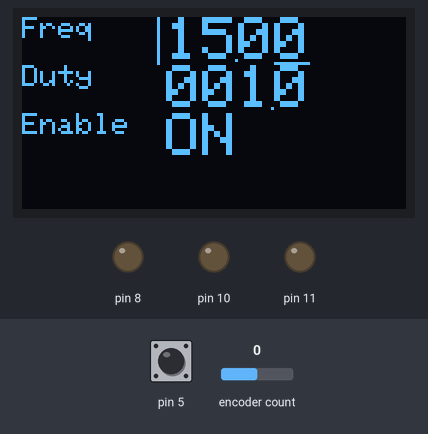
Bench run of a sketch on a simulated Arduino Uno, built with avr-gcc and run on an emulated ATmega328P. On the bench: 128×64 one-colour display, output pins drawn as LEDs (lit = HIGH). Inputs (shaded band) come from the test bench; at power-on: encoder count 0, pin 5 HIGH. EEPROM starts erased; pins used as bus, display or sensor lines are not drawn.

Above: at 1.3 s.
1.4 s: encoder count set to 1
At 1.8 s:
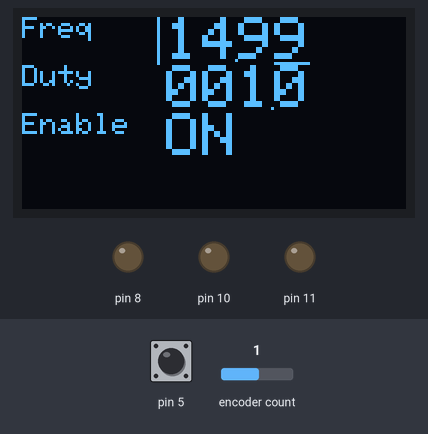
2.9 s: pin 5 pulled LOW for 0.15 s
At 4.1 s:
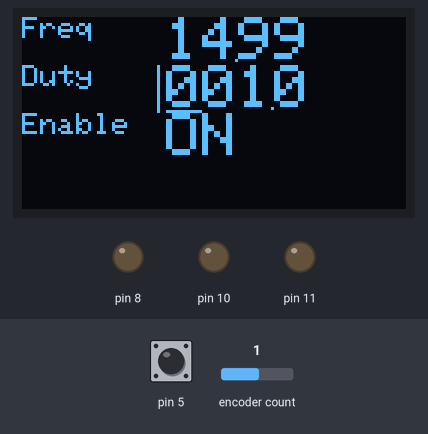
4.5 s: pin 5 pulled LOW for 1 s
At 5.4 s:
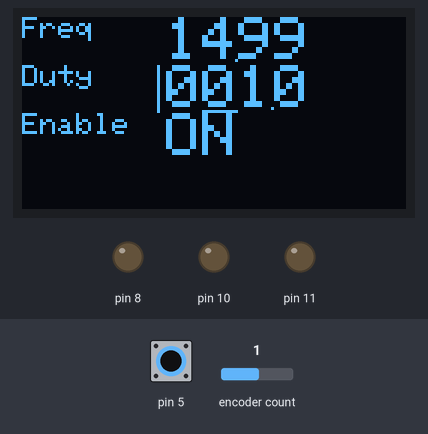
7.0 s: encoder count set to 2
At 7.3 s:
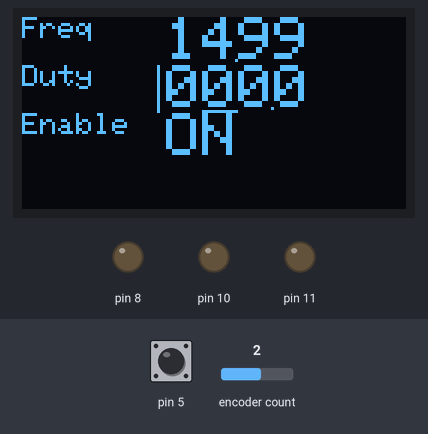
8.5 s: pin 5 pulsed LOW 5 times (0.12 s each, 0.3 s apart)
At 9.27 s:
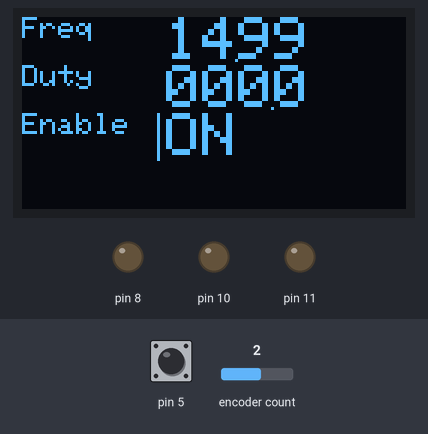
11.5 s: encoder count set to 3
At 11.9 s:
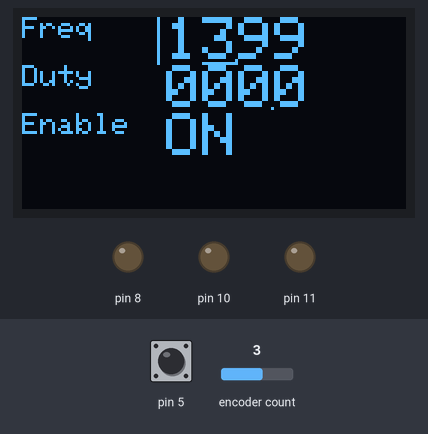
Timing chart, 0 to 14.0 s (numbered marks = the images above; inputs shaded):
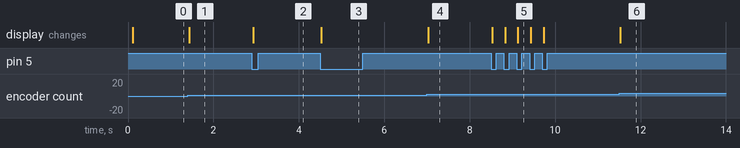

Measured:
- after the input at 1.4 s, the display: changes at once (image 1)
- after the input at 2.9 s, the display: changes at once (image 2)
- after the input at 4.5 s, the display: changes at once (image 3)
- after the input at 7.0 s, the display: changes at once (image 4)
- after the input at 8.5 s, the display: first changes at once (image 5 shows a later state)
- after the input at 11.5 s, the display: changes at once (image 6)

The sketch:

Pulser.ino
```cpp
#include <avr/sleep.h>
#include <avr/power.h>
#include "PelicanController.h"

#define OUTPUT_PIN 9

PelicanController controller(3, 4, 5);  //Encoder CLK, DT and BTN. Screen uses default A4,A5

void gndPin(uint8_t pin) {
  pinMode(pin, OUTPUT);
  digitalWrite(pin, LOW);
};
void updateTimer1(uint16_t freq, uint16_t duty);
void stopTimer1();
void updateModule();

void setup() {
  // turn off everything we can
  power_adc_disable();
  ADCSRA = 0;
  power_spi_disable();
  //power_timer0_disable(); //disabling timer0 breaks the encoder library
  TIMSK0 &= ~_BV(TOIE0);  //so we just disable its interrupt to avoid jitter

  pinMode(OUTPUT_PIN, OUTPUT);  //9
  gndPin(8);
  gndPin(10);
  gndPin(11);


  Serial.begin(115200);

  controller.addNumber("Freq", 0, 9999, 1500, 2);
  controller.addNumber("Duty", 0, 1000, 10, 1);
  controller.addBoolean("Enable", true);

  controller.init();
  updateModule();
}

void loop() {
  boolean needsUpdate = controller.update();
  if (needsUpdate) {
    updateModule();
  }
  if (controller.needsToRender()) {
    controller.render();
  }
}

void updateModule() {
  bool isEnabled = controller.getBoolean(2);
  if (isEnabled) {
    updateTimer1(controller.getNumber(0), controller.getNumber(1));
  } else {
    stopTimer1();
  }
}

void stopTimer1() {
  noInterrupts();
  TCCR1A = TCCR1B = TCNT1 = 0;
  digitalWrite(OUTPUT_PIN, LOW);
  interrupts();
}

void updateTimer1(uint16_t freq, uint16_t duty) {
  freq = constrain(freq, 1, 9999);  //freq is x100
  duty = constrain(duty, 0, 1000);  //duty is from 0 to 1000

  const uint32_t F_CPU_HZ = 16000000UL;
  const uint16_t PRESCALER = 256;
  uint32_t top = F_CPU_HZ * 100 / PRESCALER / freq - 1;
  if (top > 65535) top = 65535;  // 16-bit limit
  uint32_t compare = (top * duty) / 1000;
  if (compare > top) compare = top;

  noInterrupts();
  pinMode(OUTPUT_PIN, OUTPUT);
  TCCR1A = TCCR1B = TCNT1 = 0;            // Reset Timer1
  ICR1 = (uint16_t)top;                   // Period
  OCR1A = (uint16_t)compare;              // Duty cycle
  TCCR1A = (1 << COM1A1) | (1 << WGM11);  // Fast PWM mode using ICR1 as TOP: Mode 14 (WGM13:WGM10 = 1110)
  TCCR1B = (1 << WGM13) | (1 << WGM12);
  TCCR1B |= (1 << CS12);  //prescaler to 256
  interrupts();
}
```

PelicanController.h
```cpp
#include <Arduino.h>
#include <Wire.h>
//external libs
#include <Encoder.h>
#include <Adafruit_GFX.h>
#include <Adafruit_SSD1306.h>
#include <EEPROM.h>

#define PELICAN_CTRL_MAX_PARAMS 4
#define PELICAN_EEPROM_CODE 0x5ECB

class PelicanController {
public:
  bool printDebugInfo = false;

  PelicanController(int encPinClk, int encPinData, int btn, uint16_t ticksButtonPress=400)
    : display(128, 64, &Wire, -1),
      encoder(encPinClk, encPinData),
      pinBtn(btn),
      ticksForButtonPress(ticksButtonPress){

  }

  void init() {
    pinMode(pinBtn, INPUT_PULLUP);
    lastBtn = digitalRead(pinBtn);
    encLastPos = encoder.read() / 4;
    loadFromEEPROM();
    display.begin(SSD1306_SWITCHCAPVCC, 0x3C);
    display.setTextColor(SSD1306_WHITE);
    render();
  }

  void addNumber(const char* name, long minV, long maxV, long val, uint8_t nDecimals=0) {
    if (paramCount >= PELICAN_CTRL_MAX_PARAMS) return;
    Param& p = params[paramCount++];
    p.name = name;
    p.type = NUM;
    p.num.minVal = minV;
    p.num.maxVal = maxV;
    p.num.value = val;
    p.num.nDigits = calcNDigits(maxV);
    p.num.nDecimals = nDecimals;
  }

  void addBoolean(const char* name, bool val) {
    if (paramCount >= PELICAN_CTRL_MAX_PARAMS) return;
    Param& p = params[paramCount++];
    p.name = name;
    p.type = BOOL;
    p.boolean.value = val;
  }

  void addStringList(const char* name, const char** opts) {
    if (paramCount >= PELICAN_CTRL_MAX_PARAMS) return;
    Param& p = params[paramCount++];
    p.name = name;
    p.type = STR;
    p.str.options = opts;
    p.str.index = 0;
    p.str.nOptions = countOptions(opts);
  }

  // -------------------------------------------------------------------
  // MAIN UPDATE (returns true if a parameter changed)
  // -------------------------------------------------------------------
  bool update() {
    needsUpdate = false;

    ticks++;

    // ------------------ ROTARY ENCODER --------------------
    long newPos = encoder.read() / 4;
    long delta = newPos - encLastPos;
    if (delta != 0) {
      rotate(delta);
      encLastPos = newPos;
      needsRender = true;
    }

    // ----------------------- BUTTON ------------------------
    bool btn = !digitalRead(pinBtn);  // active low
    uint32_t diff = ticks - btnDownTick;
    // button pressed (with debounce)
    if (btn && !lastBtn && diff > ticksForButtonPress) {
      if (printDebugInfo){
        Serial.print( "pressing" );
        Serial.println( diff );
      }
      click();
      btnDownTick = ticks;
      needsRender = true;
    }

    // button released
    else if (!btn && lastBtn) {
      if (printDebugInfo){
        Serial.print( "releasing" );
        Serial.println( diff );
      }
      if (diff > ticksForButtonPress * 1024) {   // long press → save
        if (printDebugInfo) Serial.println( "Saving config" );
        saveToEEPROM();
      }
      /* else if (diff > ticksForButtonPress * 1024) { // medium press → cycle mode
        if (printDebugInfo) Serial.println( "Changing mode" );
        mode = (mode + 1) % MODE_LAST_MODE;
        needsRender = true;
      }
      */
      btnDownTick = ticks;
    }

    lastBtn = btn;

    return needsUpdate;
  }

  // -------------------------------------------------------------------
  // RENDER SCREEN
  // -------------------------------------------------------------------
  void render() {
    display.clearDisplay();

    for (int i = 0; i < paramCount; i++) {
      Param& p = params[i];
      int y = i * 16;
      display.setCursor(0, y);
      display.setTextSize(1);
      display.print(p.name);

      display.setCursor(48, y);
      display.setTextSize(2);
      printValue(p);

      if (p.type == NUM && p.num.nDecimals > 0){
        int xPos = 47 + (p.num.nDigits - p.num.nDecimals) * 12;
        display.drawPixel(xPos, y+14, SSD1306_WHITE);
      }
    }

    int yPos = current * 16;
    display.fillRect(45, yPos, (state == DIALING_DIGIT ? 2 : 1), 16, SSD1306_WHITE);
    if (state == SELECTING_DIGIT || state == DIALING_DIGIT ||
        mode == MODE_DIGIT_ROT || mode == MODE_DIGIT_PRESS) {
      Param& p = params[current];
      if (p.type == NUM) {
        int xPos = 48 + (p.num.nDigits - currentDigit - 1) * 12;
        if (state == DIALING_DIGIT) {
          display.drawRect(xPos, yPos, 12, 16, SSD1306_WHITE);
        } else {
          display.drawRect(xPos, yPos + 15, 12, 1, SSD1306_WHITE);
        }
      }
    }


    display.display();
    needsRender = false;
  }

  // -------------------------------------------------------------------
  // GETTERS
  // -------------------------------------------------------------------
  boolean needsToRender() const {
    return needsRender;
  }

  long getNumber(uint8_t i) const {
    return params[i].num.value;
  }
  bool getBoolean(uint8_t i) const {
    return params[i].boolean.value;
  }
  const uint8_t getStringIndex(uint8_t i) const {
    return params[i].str.index;
  }

private:
  enum ParamType { NUM, BOOL, STR };
  enum ControllerState { NAVIGATION, SELECTING_DIGIT, DIALING_DIGIT };
  enum ControllerMode { MODE_PARAM = 0, MODE_DIGIT_ROT, MODE_DIGIT_PRESS, MODE_LAST_MODE };
  ControllerMode mode = MODE_DIGIT_ROT;
  ControllerState state = NAVIGATION;

  struct Param {
    const char* name;
    ParamType type;

    union {
      struct {
        long value;
        long minVal;
        long maxVal;
        uint8_t nDigits;
        uint8_t nDecimals;
      } num;

      struct {
        bool value;
      } boolean;

      struct {
        const char** options;
        int8_t nOptions;
        int8_t index;
      } str;
    };
  };

  Param params[PELICAN_CTRL_MAX_PARAMS];
  uint8_t paramCount = 0;
  uint8_t current = 0;
  uint8_t currentDigit = 0;

  const uint16_t ticksForButtonPress;

  // ticks
  uint32_t ticks = 0;
  uint32_t btnDownTick = 0;

  // encoder
  Encoder encoder;
  long encLastPos;
  int pinBtn;
  bool lastBtn;

  Adafruit_SSD1306 display;
  bool needsRender = true;
  bool needsUpdate = true;

  void printValue(const Param& p) {
    char str[] = "0000000";
    if (p.type == NUM) {
      uintToString(p.num.value, str, p.num.nDigits);
      display.print(str);
    } else if (p.type == BOOL) {
      display.print(p.boolean.value ? "ON" : "off");
    } else if (p.type == STR) {
      display.print(p.str.options[p.str.index]);
    }
  }

  void click() {
    if (mode == MODE_PARAM) {
      Param& p = params[current];
      if (p.type == NUM) {
        if (state == NAVIGATION) {
          state = SELECTING_DIGIT;
          currentDigit = 0;
        } else if (state == SELECTING_DIGIT) {
          state = DIALING_DIGIT;
        } else if (state == DIALING_DIGIT) {
          state = SELECTING_DIGIT;
        }
      } else {
        increaseDigit(1);
      }
    } else if (mode == MODE_DIGIT_ROT) {
      changeSelectedDigit(-1);
    } else if (mode == MODE_DIGIT_PRESS) {
      state = (state == NAVIGATION) ? DIALING_DIGIT : NAVIGATION;
    }
  }

  void rotate(int dir) {
    if (mode == MODE_PARAM) {
      if (state == NAVIGATION) {
        current = (current + paramCount - dir) % paramCount;
        return;
      }
      Param& p = params[current];
      if (p.type == NUM) {
        if (state == SELECTING_DIGIT) {
          changeSelectedDigit(dir);
        } else if (state == DIALING_DIGIT) {
          increaseDigit(dir);
        }
      }
    } else if (mode == MODE_DIGIT_ROT) {
      if (lastBtn){
        changeSelectedDigit(dir);
        btnDownTick = ticks;
      } else {
        increaseDigit(dir);
      }
    } else if (mode == MODE_DIGIT_PRESS) {
      if (state == NAVIGATION) changeSelectedDigit(dir);
      else increaseDigit(dir);
    }
  }

  void increaseDigit(int dir) {
    Param& p = params[current];
    if (p.type == NUM) {
      int16_t step = pow10(currentDigit);
      p.num.value -= step * dir;
      p.num.value = constrain(p.num.value, p.num.minVal, p.num.maxVal);
    } else if (p.type == BOOL) {
      p.boolean.value = !p.boolean.value;
    } else if (p.type == STR) {
      p.str.index = (p.str.index + p.str.nOptions + dir) % p.str.nOptions;
    }
    needsUpdate = true;
  }

  void changeSelectedDigit(int dir) {
    Param& p = params[current];
    if (p.type == NUM){
      currentDigit += dir;
      if (currentDigit < 0 || currentDigit >= p.num.nDigits) {
        state = NAVIGATION;
        current = (current + paramCount - dir) % paramCount;
      } else {
        return;
      }
    } else {
      current = (current + paramCount - dir) % paramCount;
    }

    Param& next = params[current];
    if (next.type == NUM){
      if (dir > 0 ) currentDigit = 0;
      else currentDigit = next.num.nDigits-1;
    }
  }

  void uintToString(uint16_t val, char* str, uint8_t nDigits) {
    str[nDigits] = '\0';
    int i = nDigits - 1;
    while (val > 0 && i >= 0) {
      str[i] = (val % 10) + '0';
      val /= 10;
      i--;
    }
    for (; i >= 0; i--) {
      str[i] = '0';
    }
  }

  uint8_t calcNDigits(uint16_t maxV) {
    uint8_t digits = 1;
    while (maxV > 9) {
      maxV /= 10;
      digits++;
    }
    return digits;
  }

  uint16_t pow10(uint8_t digits) {
    uint16_t val = 1;
    while (digits > 0) {
      val *= 10;
      digits--;
    }
    return val;
  }

  uint8_t countOptions(const char** opts) {
    uint8_t count = 0;
    while (opts[count] != nullptr) count++;
    return count;
  }

  // -------------------------------------------------------------------
  // EEPROM
  // -------------------------------------------------------------------
  void saveToEEPROM() {
    int addr = 0;

    const uint32_t KEY_CODE = PELICAN_EEPROM_CODE;
    EEPROM.put(addr, KEY_CODE);
    addr += sizeof(KEY_CODE);
    EEPROM.put(addr, mode);
    addr += sizeof(mode);

    for (int i = 0; i < paramCount; i++) {
      const Param& p = params[i];
      if (p.type == NUM) {
        EEPROM.put(addr, p.num.value);
        addr += sizeof(p.num.value);
      } else if (p.type == BOOL) {
        EEPROM.write(addr, p.boolean.value);
        addr += sizeof(p.boolean.value);
      } else if (p.type == STR) {
        EEPROM.write(addr, p.str.index);
        addr += sizeof(p.str.index);
      }
    }
  }

  void loadFromEEPROM() {
    int addr = 0;
    uint32_t KEY_CODE;

    EEPROM.get(addr, KEY_CODE);
    addr += sizeof(KEY_CODE);

    if (KEY_CODE != PELICAN_EEPROM_CODE) {
      saveToEEPROM();
    }

    EEPROM.get(addr, mode);
    addr += sizeof(mode);

    for (int i = 0; i < paramCount; i++) {
      Param& p = params[i];
      if (p.type == NUM) {
        EEPROM.get(addr, p.num.value);
        addr += sizeof(p.num.value);
        p.num.value = constrain(p.num.value, p.num.minVal, p.num.maxVal);
      } else if (p.type == BOOL) {
        p.boolean.value = EEPROM.read(addr);
        addr += sizeof(p.boolean.value);
      } else if (p.type == STR) {
        p.str.index = EEPROM.read(addr);
        addr += sizeof(p.str.index);
        p.str.index %= p.str.nOptions;
      }
    }

    needsUpdate = true;
    needsRender = true;
  }
};
```
